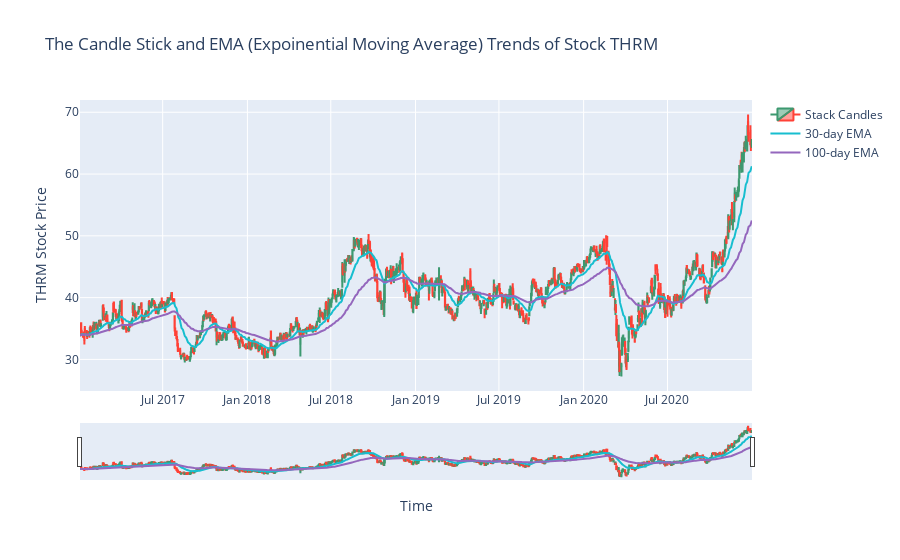

Write notebook code for a chart like this one.
### Markdown cell above
### Step 2. Ploting

### Code cell
fig = go.Figure()

fig.add_trace(
    go.Candlestick(x=df_stack_daily['timestamp'], open=df_stack_daily['open_price'],
                   high=df_stack_daily['high_price'],low=df_stack_daily['low_price'],
                   close=df_stack_daily['close_price'], name="Stack Candles"))

fig.add_trace(
    go.Scatter(x=df_stack_daily['timestamp'], y=df_stack_daily['ewm_30'], mode="lines",
               line=go.scatter.Line(color='#17becf'),name='30-day EMA'))

fig.add_trace(
    go.Scatter(x=df_stack_daily['timestamp'], y=df_stack_daily['ewm_100'], mode="lines",
               line=go.scatter.Line(color='#9467bd'),name='100-day EMA'))

fig.update_layout(
    title='The Candle Stick and EMA (Expoinential Moving Average) Trends of Stock {}'.format(stack_symbol),
    yaxis_title='{} Stock Price'.format(stack_symbol),
    xaxis_title='Time')

fig.show()

### Figure 1 — Plotly figure (JSON) as saved in the notebook; plotly's stock layout.template omitted (floating-point values rounded to 4 significant figures; data arrays with more than 128 entries replaced by an {"elided": "..."} marker saying what was removed)
{"data": [{"close": {"elided": "1007 float values"}, "high": {"elided": "1007 float values"}, "low": {"elided": "1007 float values"}, "name": "Stack Candles", "open": {"elided": "1007 float values"}, "type": "candlestick", "x": {"elided": "1007 str values"}}, {"line": {"color": "#17becf"}, "mode": "lines", "name": "30-day EMA", "type": "scatter", "x": {"elided": "1007 str values"}, "y": {"elided": "1007 float values"}}, {"line": {"color": "#9467bd"}, "mode": "lines", "name": "100-day EMA", "type": "scatter", "x": {"elided": "1007 str values"}, "y": {"elided": "1007 float values"}}], "layout": {"title": {"text": "The Candle Stick and EMA (Expoinential Moving Average) Trends of Stock THRM"}, "xaxis": {"title": {"text": "Time"}}, "yaxis": {"title": {"text": "THRM Stock Price"}}}}
